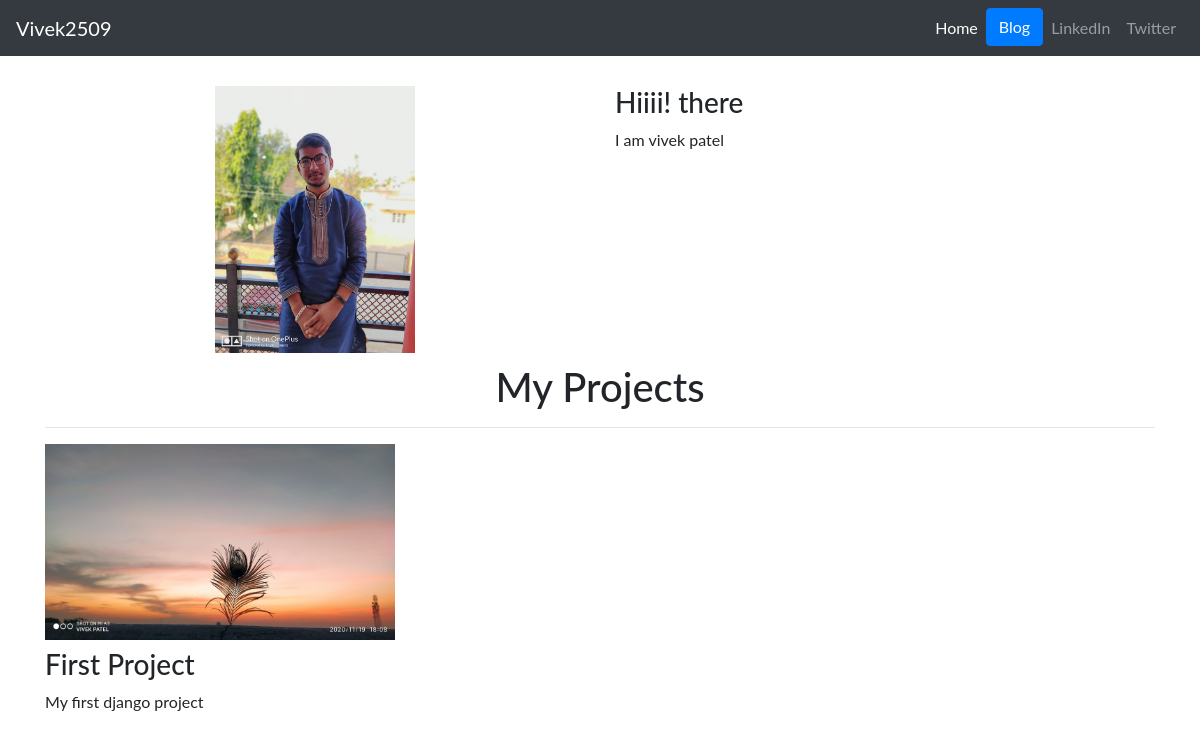
Before: / with the older database file.
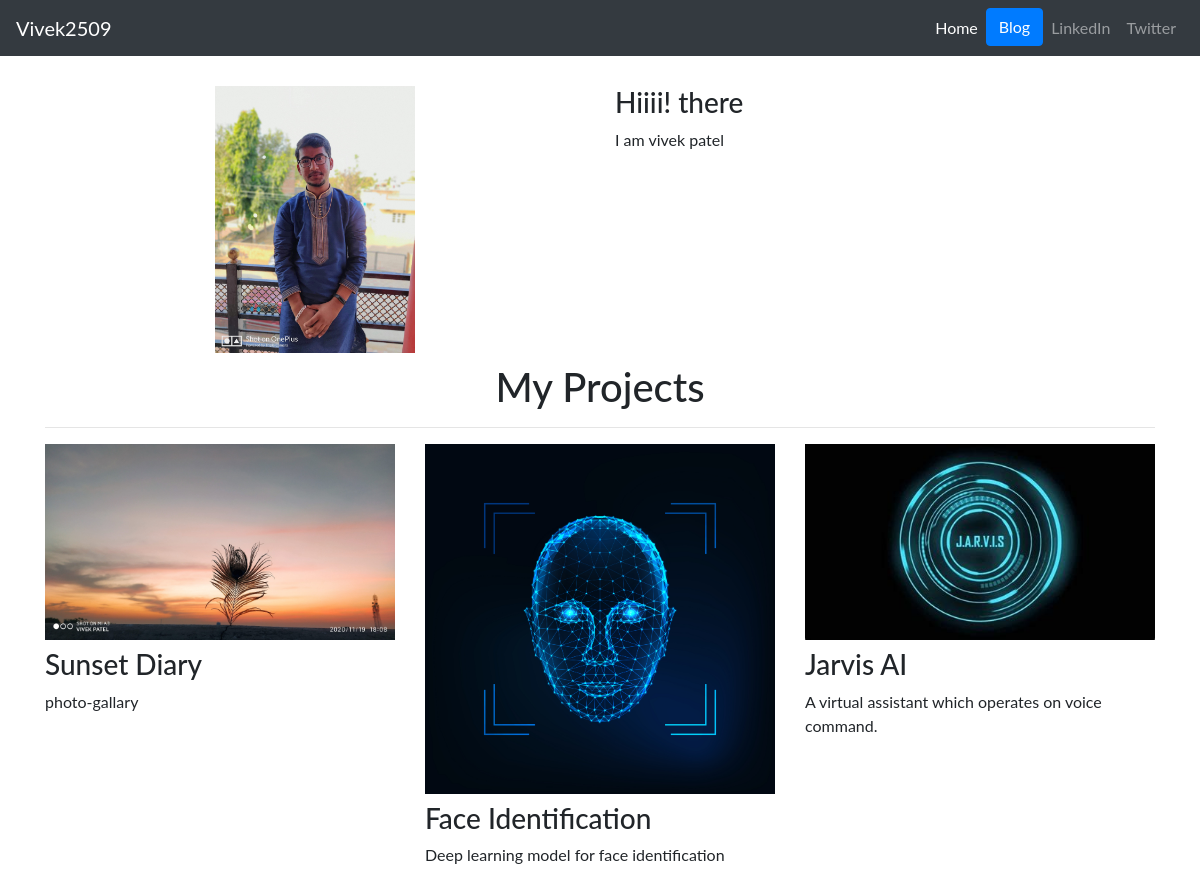
After: the same page with the newer database file.
### projects/models.py (models this page shows, shortened)
class Project(models.Model):
    title = models.CharField(max_length=100)
    description = models.CharField(max_length=250)
    image = models.ImageField(upload_to='projects/images/')
    url = models.URLField(blank=True)

### projects/views.py (the view)
# urls.py: path('', views.home, name='home'),
def home(request):
    projects = Project.objects.all()
    return render(request, 'projects/home.html', {'projects': projects})

### projects/templates/projects/home.html (shortened to what this page needs)
{% extends 'projects/base.html' %} {% block content %} {% load static %}
<div class="container">
  <div class="row" style="margin-top: 30px">
    <div class="col-6 text-center">
      <img
        class="img-fluid"
        src="{% static 'projects/vivek.jpg'%}"
        alt="vivek2509"
        height="200"
        width="200"
      />
    </div>
    <div class="col-6">
      <h3>Hiiii! there</h3>
      <p>I am vivek patel</p>
    </div>
  </div>
  <h1 class="text-center" style="margin-top: 10px">My Projects</h1>
  <hr />
  <div class="row">
    {% for project in projects %}
    <div class="col-lg-4 col-md-6">
      {% if project.url %}
      <a href="{{ project.url }}">
        <img src="{{ project.image.url }}" class="img-fluid mb-2" />
      </a>
      {% else %}
      <img src="{{ project.image.url }}" class="img-fluid mb-2" />
      {% endif %}
      <h3>{{ project.title }}</h3>
      <p>{{ project.description }}</p>
    </div>
    {% endfor %}
  </div>
  {% endblock %}

### projects/templates/projects/base.html (shortened to what this page needs)
{% load static %}
<!DOCTYPE html>
<html lang="en">
  <head>
    <link
      rel="stylesheet"
      href="https://stackpath.bootstrapcdn.com/bootstrap/4.1.3/css/bootstrap.min.css"
    />
    <link rel="stylesheet" href="{% static 'projects/custom.css' %}" />
  </head>
  <body>
    {% include 'projects/navbar.html' %} {% block content %} {% endblock %}
  </body>
</html>

### projects/templates/projects/navbar.html (shortened to what this page needs)
<nav class="navbar navbar-expand-lg navbar-dark bg-dark">
  <a class="navbar-brand" href="{% url 'home' %}">Vivek2509</a>
  <div class="collapse navbar-collapse" id="navbarNav">
    <ul class="navbar-nav ml-auto">
      <li class="nav-item active">
        <a class="nav-link" href="{% url 'home' %}">Home</a>
      </li>
      <li class="nav-item">
        <a
          role="button"
          class="btn btn-primary"
          href="{% url 'blog:all_blog' %}"
          >Blog</a
        >
      </li>
      <li class="nav-item">
        <a
          class="nav-link"
          href="https://www.linkedin.com/in/vivek2509/"
          target="_blank"
          >LinkedIn</a
        >
      </li>
      <li class="nav-item">
        <a
          class="nav-link"
          href="https://twitter.com/Vivek2509_"
          target="_blank"
          >Twitter</a
        >
      </li>
    </ul>
  </div>
</nav>

### projects/static/projects/custom.css (style rules this page uses)
body { font-family: 'Lato', sans-serif; }

Changed rows visible on the page:
changed Project: image: picture added; title "First Project" → "Sunset Diary"; description "My first django project" → "photo-gallary"; image: picture removed
added Project: image (picture), title "Face Identification", description "Deep learning model for face identification"
added Project: image (picture), title "Jarvis AI", description "A virtual assistant which operates on voice command."
